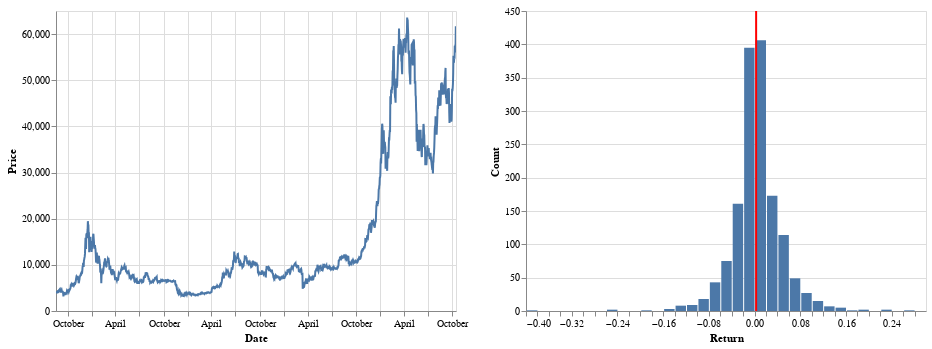

The code cell stored with this chart in its notebook:
### Code cell
c = alt.Chart(btc_resampled.reset_index())

c1 = c.mark_line().encode(
    x = alt.X("close_time:T", title="Date"),
    y = alt.Y("close:Q", title="Price"),
    tooltip = ["open:Q", "low:Q", "high:Q", "close:Q"]
).interactive()

c2 = c.mark_bar().encode(
    x = alt.X("return:Q", bin=alt.Bin(maxbins=60), title="Return"),
    y = alt.Y("count()", title="Count")
).interactive()

c3 = c.mark_rule(color="red").encode(
    x="mean(return):Q",
    size=alt.value(2),
    tooltip=["mean(return):Q"]
)

c1 | c2 + c3

### Figure 1 — Vega-Lite specification as saved in the notebook (floating-point values rounded to 4 significant figures; data arrays with more than 128 entries replaced by an {"elided": "..."} marker saying what was removed)
{"config": {"view": {"continuousWidth": 400, "continuousHeight": 300}}, "hconcat": [{"mark": "line", "encoding": {"tooltip": [{"type": "quantitative", "field": "open"}, {"type": "quantitative", "field": "low"}, {"type": "quantitative", "field": "high"}, {"type": "quantitative", "field": "close"}], "x": {"type": "temporal", "field": "close_time", "title": "Date"}, "y": {"type": "quantitative", "field": "close", "title": "Price"}}, "selection": {"selector001": {"type": "interval", "bind": "scales", "encodings": ["x", "y"]}}}, {"layer": [{"mark": "bar", "encoding": {"x": {"type": "quantitative", "bin": {"maxbins": 60}, "field": "return", "title": "Return"}, "y": {"type": "quantitative", "aggregate": "count", "title": "Count"}}, "selection": {"selector002": {"type": "interval", "bind": "scales", "encodings": ["x", "y"]}}}, {"mark": {"type": "rule", "color": "red"}, "encoding": {"size": {"value": 2}, "tooltip": [{"type": "quantitative", "aggregate": "mean", "field": "return"}], "x": {"type": "quantitative", "aggregate": "mean", "field": "return"}}}]}], "data": {"name": "data-ab06c0b983b245e266035a52191fe829"}, "$schema": "https://vega.github.io/schema/vega-lite/v4.8.1.json", "datasets": {"data-ab06c0b983b245e266035a52191fe829": {"elided": "1519 records"}}}
